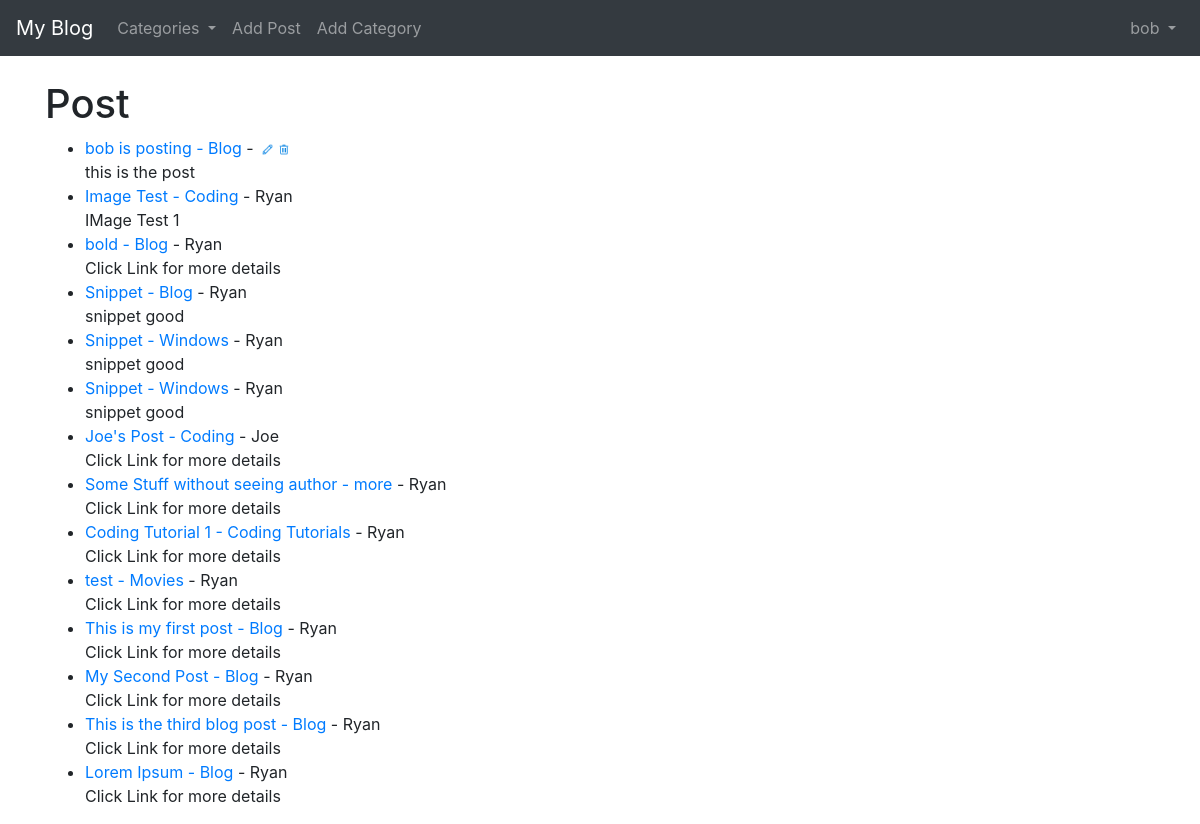
The page / (signed in) on the database its author committed.
### theblog/models.py (models this page shows, shortened)
class Post(models.Model):
    title = models.CharField(max_length=255)
    header_image = models.ImageField(null=True, blank=True, upload_to='images/')
    title_tag = models.CharField(max_length=255, default='The Blog - ')
    author = models.ForeignKey(User, on_delete=models.CASCADE)
    body = RichTextField(blank=True, null=True)
    post_date = models.DateField(auto_now_add=True)
    category = models.CharField(max_length=255, default='uncategorized')
    snippet = models.CharField(max_length=255)
    likes = models.ManyToManyField(User, related_name='blog_post')
    dislikes = models.ManyToManyField(User, related_name='blog_post_dislike')

### theblog/views.py (the view)
# urls.py: path('', HomeView.as_view(), name="home"),
class HomeView(ListView):
    model = Post
    template_name = "home.html"
    ordering = ['-post_date']
    def get_context_data(self, *args, **kwargs):
        cat_menu = Category.objects.all()
        context = super(HomeView, self).get_context_data(*args, **kwargs)
        context['cat_menu'] = cat_menu
        return context

### theblog/models.py (called while the page is built)
    def __str__(self):
        return self.name

### theblog/templates/home.html
{% extends 'base.html' %}
{% load static %}
{% block content %}
<h1>Post</h1>
<ul>
    {% for post in object_list %}
        <li><a href="{% url 'article-detail' post.pk %}">{{ post.title }} - <a href="{% url 'category' post.category|slugify %}">{{ post.category }}</a> - {{ post.author.first_name }}</a>
            {% if user.is_authenticated %}
                {% if user.id == post.author.id %}
            <a
                href="{% url 'update_post' post.pk %}"><img src="{% static 'img/edit_32px.png' %}" alt="" class="edit"></a><a
                href="{% url 'delete_post' post.pk %}"><img src="{% static 'img/trash_32px.png' %}" alt="" class="edit"></a>
            {% endif %}
            {% endif %}<br>
        {{ post.snippet }}</li>
    {% endfor %}
</ul>
{% endblock %}

### theblog/templates/base.html (shortened to what this page needs)
{% load static %}
<!doctype html>
<html lang="en">
  <head>
    <link rel="stylesheet" href="https://stackpath.bootstrapcdn.com/bootstrap/4.5.2/css/bootstrap.min.css">
      <link rel="stylesheet" href="{% static 'css\styles.css' %}">
  </head>
  <body>
  <nav class="navbar navbar-expand-lg navbar-dark bg-dark">
  <a class="navbar-brand" href="{% url 'home' %}">My Blog</a>
  <div class="collapse navbar-collapse" id="navbarSupportedContent">
    <ul class="navbar-nav mr-auto">
    {% if cat_menu %}
    <li class="nav-item dropdown">
        <a class="nav-link dropdown-toggle" href="#" id="navbarDropdown" role="button" data-toggle="dropdown" aria-haspopup="true" aria-expanded="false">
          Categories
        </a>
      </li>
        {% else %}
        <li class="nav-item">
            <a href="{% url 'category-list' %}" class="nav-link">Categories</a>
        </li>
      {% endif %}
        {% if user.is_authenticated %}
      <li class="nav-item">
        <a class="nav-link" href="{% url 'add_post' %}">Add Post</a>
      </li>
      <li class="nav-item">
        <a class="nav-link" href="{% url 'add_category' %}">Add Category</a>
      </li>
        {% endif %}
    </ul>
  {% if user.is_authenticated %}
    <ul class="navbar-nav ml-auto">
        <li class="nav-item dropdown">
        <a class="nav-link dropdown-toggle" href="#" id="navbarDropdown" role="button" data-toggle="dropdown" aria-haspopup="true" aria-expanded="false">
            {{ user.username }}
        </a>
      </li>
    </ul>
  {% endif %}
  </div>
</nav>
  <br>
  <div class="container">
    {% block content %}
    {% endblock %}
</div>
  </body>
</html>

### static/css/styles.css (style rules this page uses)
.edit { height: 13px; padding-left: 3px; }

### rows shown on the page
Post: title "bob is posting", category "Blog", snippet "this is the post"
Post: title "Image Test", category "Coding", author.first_name "Ryan", snippet "IMage Test 1"
Post: title "bold", category "Blog", author.first_name "Ryan", snippet "Click Link for more details"
Post: title "Snippet", category "Blog", author.first_name "Ryan", snippet "snippet good"
Post: title "Snippet", category "Windows", author.first_name "Ryan", snippet "snippet good"
Post: title "Snippet", category "Windows", author.first_name "Ryan", snippet "snippet good"
Post: title "Joe's Post", category "Coding", author.first_name "Joe", snippet "Click Link for more details"
Post: title "Some Stuff without seeing author", category "more", author.first_name "Ryan", snippet "Click Link for more details"
Post: title "Coding Tutorial 1", category "Coding Tutorials", author.first_name "Ryan", snippet "Click Link for more details"
Post: title "test", category "Movies", author.first_name "Ryan", snippet "Click Link for more details"
Post: title "This is my first post", category "Blog", author.first_name "Ryan", snippet "Click Link for more details"
Post: title "My Second Post", category "Blog", author.first_name "Ryan", snippet "Click Link for more details"
Post: title "This is the third blog post", category "Blog", author.first_name "Ryan", snippet "Click Link for more details"
Post: title "Lorem Ipsum", category "Blog", author.first_name "Ryan", snippet "Click Link for more details"

### other values the page prints
{{ user.username }} "bob"
